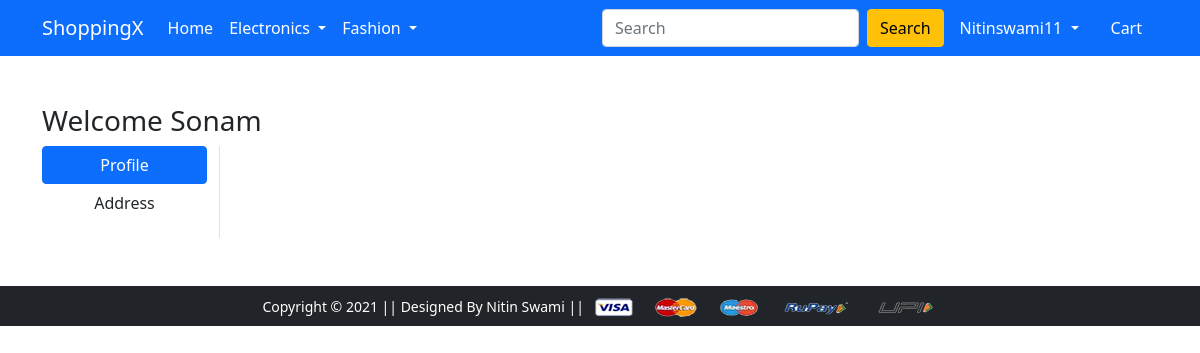
The page /address/ (signed in) on the database as committed earlier.
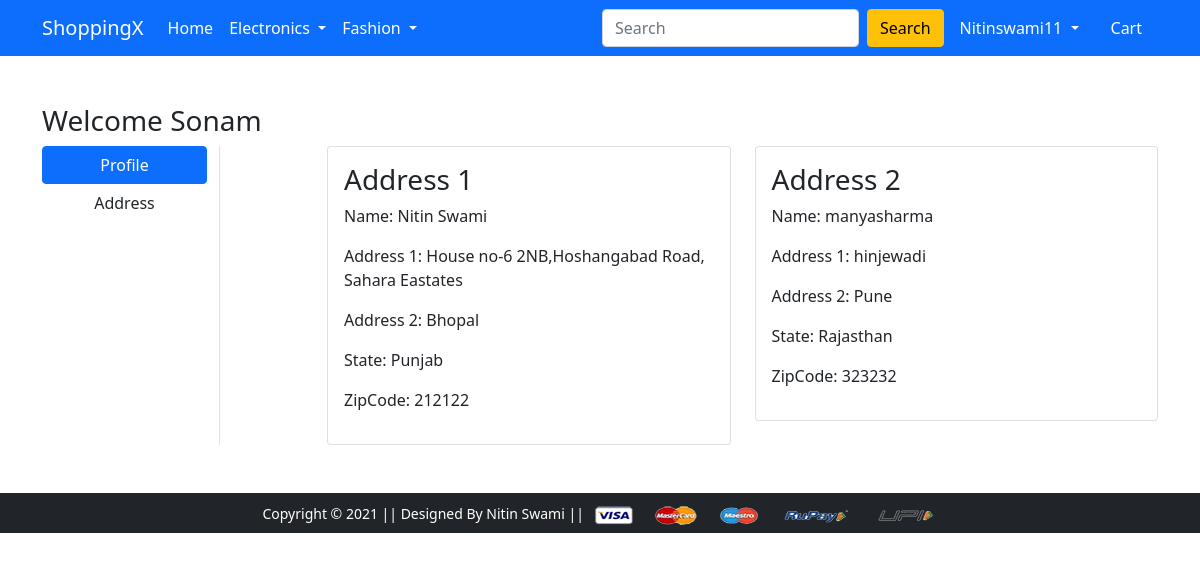
The same page on the database as committed later.
### app/models.py (models this page shows, shortened)
class Customer(models.Model):
    user = models.ForeignKey(User,on_delete=models.CASCADE)
    name = models.CharField(max_length=200)
    locality =models.CharField(max_length=200)
    city = models.CharField(max_length=200)
    zipcode = models.IntegerField()
    state = models.CharField(choices=STATE_CHOICES, max_length=50)

### app/views.py (the view)
# urls.py: path('address/', AddressView.as_view(), name='address'),
class AddressView(View):
  def get(self, request):
    add = Customer.objects.filter(user= request.user)
    return render(request, template_name='app/address.html', context={'add': add})

### app/templates/app/address.html (shortened to what this page needs)
{% extends 'app/base.html' %}
{% load static %}
{% block main-content %}
<div class="container my-5">
 <div class="row">
 <h3>Welcome Sonam</h3>
  <div class="col-sm-2 border-end">
   <ul class="list-unstyled">
    <li class="d-grid"><a href="{% url 'profile' %}" class="btn btn-primary">Profile</a></li>
    <li class="d-grid"><a href="{% url 'address' %}" class="btn">Address</a></li>
   </ul>
  </div>
  <div class="col-sm-9 offset-sm-1">
   <div class="row">
    {% for i in add %}
    <div class="col-sm-6">
     <div class="card">
      <div class="card-body">
       <h3>Address {{forloop.counter}} </h3>
       <p>Name: {{i.name}}</p>
       <p>Address 1: {{i.locality}}</p>
       <p>Address 2: {{i.city}}</p>
       <p>State: {{i.state}}</p>
       <p>ZipCode: {{i.zipcode}}</p>
      </div>
     </div>
    </div>
    {% endfor %}
   </div>
  </div>
 </div>
</div>
{% endblock main-content %}

Rows that differ between the two databases and show on the page:
added Customer: name "Nitin Swami", locality "House no-6 2NB,Hoshangabad Road, Sahara Eastates", city "Bhopal", state "Punjab", zipcode "212122"
added Customer: name "manyasharma", locality "hinjewadi", city "Pune", state "Rajasthan", zipcode "323232"
